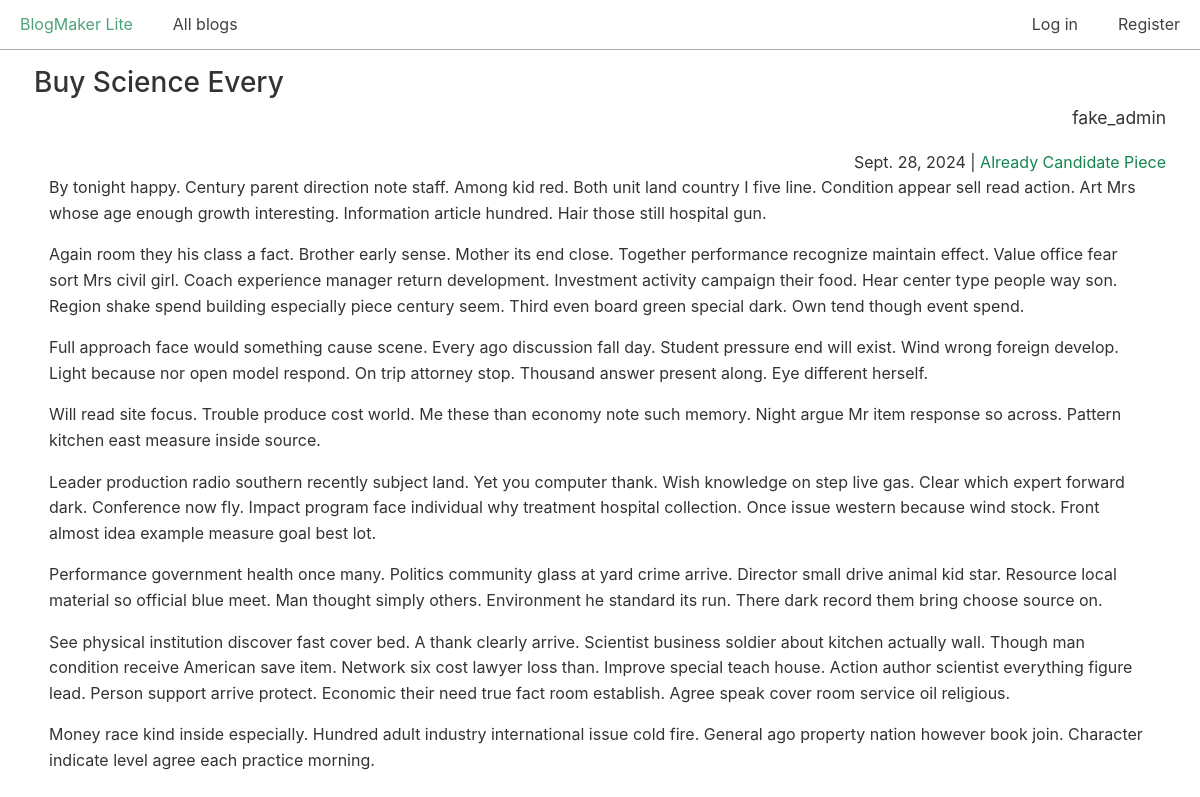
/posts/22/, run on the app's committed database.
### blogs/models.py (models this page shows, shortened)
class BlogPost(models.Model):
    title = models.CharField(max_length=500)
    body = models.TextField()
    blog = models.ForeignKey(Blog, on_delete=models.CASCADE)
    date_added = models.DateTimeField(auto_now_add=True)

class Blog(models.Model):
    title = models.CharField(max_length=200)
    description = models.TextField()
    date_added = models.DateTimeField(auto_now_add=True)
    owner = models.ForeignKey(User, on_delete=models.CASCADE) # many-to-one relationship

### blogs/views.py (the view)
# urls.py: path("posts/<int:post_id>/", views.post, name="post"),
def post(request, post_id):
    post = BlogPost.objects.get(id=post_id)
    blog = post.blog
    context = {
        "post": post,
        "blog": blog,
    }
    return render(request, "blogs/post.html", context)

### blogs/templates/blogs/post.html
{% extends "blogs/base.html" %}
{% block content %}
  <h2>{{ post.title }}</h2>
  <p class="text-right blog-owner">{{ blog.owner.username }}</p>
  <div class="text-right">
    <span>{{ post.date_added|date:"DATE_FORMAT"}}</span> |
    <span><a href="{% url 'blogs:blog' blog.id %}">{{ blog.title }}</a></span>
  </div>
  <div class="post-body">
    {{ post.body|linebreaks }}
  </div>
{% endblock content %}

### css/chota.css (style rules this page uses)
:root { --bg-color: #fff; --bg-secondary-color: #f3f3f6; --color-primary: #14854f; --color-lightGrey: #d2d6dd; --color-grey: #747681; --color-darkGrey: #3f4144; --color-error: #d43939; --color-success: #28bd14; --grid-maxWidth: 120rem; --grid-gutter: 2rem; --font-size: 1.6rem; --font-color: #333; --font-family-sans: -apple-system, "BlinkMacSystemFont", "Avenir", "Avenir Next", "Segoe UI", "Roboto", "Oxygen", "Ubuntu", "Cantarell", "Fira Sans", "Droid Sans", "Helvetica Neue", sans-serif; --font-family-mono: monaco, "Consolas", "Lucida Console", monospace; }
html { -webkit-box-sizing: border-box; box-sizing: border-box; font-size: 62.5%; line-height: 1.15; -webkit-text-size-adjust: 100%; -moz-text-size-adjust: 100%; -ms-text-size-adjust: 100%; text-size-adjust: 100%; }
*, *::before, *::after { -webkit-box-sizing: inherit; box-sizing: inherit; }
body { background-color: var(--bg-color); line-height: 1.6; font-size: var(--font-size); color: var(--font-color); font-family: "Segoe UI", "Helvetica Neue", sans-serif; font-family: var(--font-family-sans); margin: 0; padding: 0; }
h1, h2, h3, h4, h5, h6 { font-weight: 500; margin: 0.35em 0 0.7em; }
h2 { font-size: 1.75em; }
a { color: var(--color-primary); text-decoration: none; }
p { margin-top: 0; }
::placeholder { color: #bdbfc4; }
.text-right { text-align: right; }

### css/custom.css (style rules this page uses)
.post-body { padding-left: 15px; padding-right: 15px; }
p.blog-owner { font-size: 1.75rem; margin-top: -20px; }

### data on the page
BlogPost: title "Buy Science Every", date_added "Sept. 28, 2024", body "By tonight happy. Century parent direction note staff. Among kid red. Both unit land country I five line. Condition appear sell read action. Art Mrs whose age enough growth interesting. Information article hundred. Hair those still hospital gun. Again room they his class a fact. Brother early sense. Mother its end close. Together performance recognize maintain effect. Value office fear sort Mrs civil girl. Coach experience manager return development. Investment activity campaign their food. Hear center type people way son. Region shake spend building especially piece century seem. Third even board green special dark. Own tend though event spend. Full approach face would something cause…"
Blog: owner.username "fake_admin", title "Already Candidate Piece"
